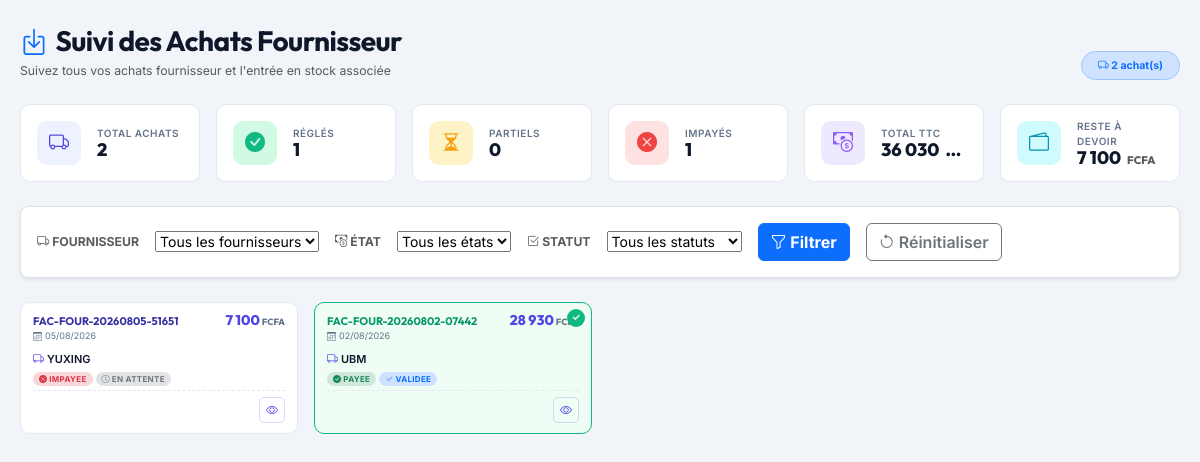
The page /views/commande/suivi_achat.php on the database its author committed.
### tables this page shows
CREATE TABLE IF NOT EXISTS `facture` (
  `numero_facture` varchar(100) NOT NULL,
  `titre_facture` varchar(300) NOT NULL,
  `type_facture` varchar(100) NOT NULL,
  `categorie_facture` enum('Facture','Bon','Devis','AvoirClient','AvoirFournisseur') NOT NULL DEFAULT 'Bon',
  `date_facture` date NOT NULL,
  `montant_ht` decimal(10,2) NOT NULL,
  `taxe` decimal(10,2) NOT NULL,
  `remise` decimal(10,2) NOT NULL,
  `montant_ttc` decimal(10,2) NOT NULL,
  `avance` decimal(10,2) NOT NULL,
  `reste` decimal(10,2) NOT NULL,
  `contact_id` varchar(100) NOT NULL,
  `utilisateur_id` varchar(100) NOT NULL,
  `etat_facture` enum('Impayee','Partielle','Payee cash','Payee') NOT NULL DEFAULT 'Impayee',
  `statut_facture` enum('En attente','Validee','Annule') NOT NULL DEFAULT 'En attente',
  `reference_id` varchar(100) DEFAULT NULL COMMENT 'Devis d''origine si ce Bon vient d''un devis transformé, ou Facture d''origine si c''est un Avoir',
  PRIMARY KEY (`numero_facture`)
);

CREATE TABLE IF NOT EXISTS `contact` (
  `code_contact` varchar(100) NOT NULL,
  `nom_prenom_contact` varchar(300) NOT NULL,
  `telephone_contact` varchar(100) NOT NULL,
  `email_contact` varchar(100) NOT NULL,
  `type_contact` varchar(100) NOT NULL,
  `statut_contact` varchar(100) NOT NULL,
  `solde_contact` decimal(10,2) DEFAULT '0.00',
  `solde_maximum` decimal(10,2) DEFAULT '0.00',
  `adresse_contact` varchar(100) DEFAULT NULL,
  `etat_contact` enum('Actif','Inactif') NOT NULL DEFAULT 'Actif',
  PRIMARY KEY (`code_contact`)
);

### views/commande/suivi_achat.php (the view, shortened to what this page needs)
<?php
require 'databases/database.php';
function getEtatBadge($etat) {
    $etatLower = strtolower($etat);
    if ($etatLower === 'payee' || $etatLower === 'payee cash') return ['success', 'check-circle-fill'];
    if ($etatLower === 'impayee') return ['danger', 'x-circle-fill'];
    return ['secondary', 'question-circle'];
}
function getStatutBadge($statut) {
    return strtolower($statut) === 'validee' ? 'primary' : 'secondary';
}
$totalAchats = $pdo->query("SELECT COUNT(*) FROM facture f INNER JOIN contact c ON f.contact_id = c.code_contact WHERE c.type_contact = 'Fournisseur'")->fetchColumn();
$payees = $pdo->query("SELECT COUNT(*) FROM facture f INNER JOIN contact c ON f.contact_id = c.code_contact WHERE c.type_contact = 'Fournisseur' AND f.etat_facture IN ('Payee', 'Payee cash')")->fetchColumn();
$partielles = $pdo->query("SELECT COUNT(*) FROM facture f INNER JOIN contact c ON f.contact_id = c.code_contact WHERE c.type_contact = 'Fournisseur' AND f.etat_facture = 'Partielle'")->fetchColumn();
$impayees = $pdo->query("SELECT COUNT(*) FROM facture f INNER JOIN contact c ON f.contact_id = c.code_contact WHERE c.type_contact = 'Fournisseur' AND f.etat_facture = 'Impayee'")->fetchColumn();
$totalMontant = $pdo->query("SELECT SUM(f.montant_ttc) FROM facture f INNER JOIN contact c ON f.contact_id = c.code_contact WHERE c.type_contact = 'Fournisseur'")->fetchColumn() ?? 0;
$totalReste = $pdo->query("SELECT SUM(f.reste) FROM facture f INNER JOIN contact c ON f.contact_id = c.code_contact WHERE c.type_contact = 'Fournisseur'")->fetchColumn() ?? 0;
?>
<!DOCTYPE html>
<html lang="fr">
<head>
    <link href="https://cdn.jsdelivr.net/npm/bootstrap@5.3.2/dist/css/bootstrap.min.css" rel="stylesheet">
    <link href="https://cdn.jsdelivr.net/npm/bootstrap-icons@1.11.3/font/bootstrap-icons.css" rel="stylesheet">
    <link rel="stylesheet" href="https://cdn.jsdelivr.net/npm/bootstrap-select@1.14.0-beta3/dist/css/bootstrap-select.min.css">
</head>
<body>
<div class="W">
    <div class="d-flex flex-wrap justify-content-between align-items-end mb-4 gap-2">
        <div>
            <h1 class="h3 fw-bold mb-1"><i class="bi bi-box-arrow-in-down text-primary me-2"></i>Suivi des Achats Fournisseur</h1>
            <p class="text-muted small mb-0">Suivez tous vos achats fournisseur et l'entrée en stock associée</p>
        </div>
        <span class="badge rounded-pill bg-primary-subtle text-primary border border-primary-subtle px-3 py-2">
            <i class="bi bi-truck"></i> <?= $totalAchats ?> achat(s)
        </span>
    </div>
    <div class="row g-3 mb-4">
        <?php
        $stats = [
            ['primary', 'truck', 'Total achats', $totalAchats, ''],
            ['success', 'check-circle-fill', 'Réglés', $payees, ''],
            ['warning', 'hourglass-split', 'Partiels', $partielles, ''],
            ['danger', 'x-circle-fill', 'Impayés', $impayees, ''],
            ['purple', 'cash-coin', 'Total TTC', number_format($totalMontant, 0, ',', ' '), ' FCFA'],
            ['info', 'wallet2', 'Reste à devoir', number_format($totalReste, 0, ',', ' '), ' FCFA'],
        ];
        $colorMap = [
            'primary' => ['var(--color-primary-soft)', 'var(--color-primary)'],
            'success' => ['var(--color-success-soft)', 'var(--color-success)'],
            'warning' => ['var(--color-warning-soft)', 'var(--color-warning)'],
            'danger' => ['var(--color-danger-soft)', 'var(--color-danger)'],
            'purple' => ['var(--color-purple-soft)', 'var(--color-purple)'],
            'info' => ['var(--color-info-soft)', 'var(--color-info)'],
        ];
        foreach ($stats as $s):
            $bg = $colorMap[$s[0]][0];
            $fg = $colorMap[$s[0]][1];
        ?>
        <div class="col-6 col-md-4 col-xl-2">
            <div class="stat-card d-flex align-items-center gap-3 h-100">
                <div class="stat-icon" style="background: <?= $bg ?>; color: <?= $fg ?>;">
                    <i class="bi bi-<?= $s[1] ?>"></i>
                </div>
                <div class="flex-grow-1 overflow-hidden">
                    <div class="stat-label"><?= $s[2] ?></div>
                    <div class="stat-value text-truncate"><?= $s[3] ?><?php if ($s[4]): ?><small class="text-muted ms-1" style="font-size:11px;"><?= $s[4] ?></small><?php endif; ?></div>
                </div>
            </div>
        </div>
        <?php endforeach; ?>
    </div>
    <div class="bg-white border rounded-3 p-3 mb-4 shadow-sm">
        <form id="searchForm" onsubmit="return false;">
            <div class="d-flex flex-wrap align-items-center gap-3">
                <label for="fournisseurFilter" class="text-uppercase small fw-bold text-muted mb-0"><i class="bi bi-truck"></i> Fournisseur</label>
                <select id="fournisseurFilter" class="selectpicker" data-live-search="true" data-live-search-placeholder="Rechercher un fournisseur...">
                    <option value="">Tous les fournisseurs</option>
                </select>
                <label for="etatFilter" class="text-uppercase small fw-bold text-muted mb-0"><i class="bi bi-cash-coin"></i> État</label>
                <select id="etatFilter" class="selectpicker">
                    <option value="">Tous les états</option>
                </select>
                <label for="statutFilter" class="text-uppercase small fw-bold text-muted mb-0"><i class="bi bi-check2-square"></i> Statut</label>
                <select id="statutFilter" class="selectpicker">
                    <option value="">Tous les statuts</option>
                </select>
                <button type="button" class="btn btn-primary fw-bold" id="filterBtn"><i class="bi bi-funnel"></i> Filtrer</button>
                <button type="button" class="btn btn-outline-secondary fw-semibold" id="resetBtn"><i class="bi bi-arrow-counterclockwise"></i> Réinitialiser</button>
            </div>
        </form>
    </div>
    <div class="row g-3" id="facturesGrid">
        <?php
        $sql = "SELECT f.*, c.nom_prenom_contact FROM facture f INNER JOIN contact c ON f.contact_id = c.code_contact WHERE c.type_contact = 'Fournisseur' ORDER BY f.date_facture DESC";
        $factures = $pdo->query($sql)->fetchAll(PDO::FETCH_ASSOC);
        if (empty($factures)):
        ?>
        <div class="col-12">
            <div class="bg-white border border-dashed rounded-3 p-5 text-center text-muted">
                <i class="bi bi-inbox d-block mb-2" style="font-size:56px;opacity:.2;"></i>
                <h5 class="text-dark">Aucun achat trouvé</h5>
                <p class="small mb-0">Les achats apparaîtront ici dès leur enregistrement.</p>
            </div>
        </div>
        <?php else: foreach($factures as $row):
            $etatBadge = getEtatBadge($row['etat_facture']);
            $isValidee = (strtolower($row['statut_facture']) === 'validee');
        ?>
        <div class="col-12 col-md-6 col-lg-4 col-xl-3 facture-item"
             data-client="<?= htmlspecialchars($row['contact_id'] ?? '') ?>"
             data-etat="<?= htmlspecialchars($row['etat_facture'] ?? '') ?>"
             data-statut="<?= htmlspecialchars($row['statut_facture'] ?? '') ?>"
             data-id="<?= htmlspecialchars($row['numero_facture']) ?>">
            <div class="facture-card <?= $isValidee ? 'validated' : '' ?>">
                <div class="fc-top">
                    <div>
                        <div class="fc-number"><?= htmlspecialchars($row['numero_facture']) ?></div>
                        <div class="fc-date"><i class="bi bi-calendar3"></i> <?= date('d/m/Y', strtotime($row['date_facture'])) ?></div>
                    </div>
                    <div class="fc-amount"><?= number_format($row['montant_ttc'], 0, ',', ' ') ?><small>FCFA</small></div>
                </div>
                <div class="fc-middle">
                    <div class="fc-client">
                        <i class="bi bi-truck"></i>
                        <span><?= htmlspecialchars($row['nom_prenom_contact'] ?? 'N/C') ?></span>
                    </div>
                    <div class="fc-badges">
                        <span class="badge-pill bg-<?= $etatBadge[0] ?>-subtle text-<?= $etatBadge[0] ?>">
                            <i class="bi bi-<?= $etatBadge[1] ?>" style="font-size:8px;"></i> <?= $row['etat_facture'] ?>
                        </span>
                        <span class="badge-pill bg-<?= getStatutBadge($row['statut_facture']) ?>-subtle text-<?= getStatutBadge($row['statut_facture']) ?>">
                            <i class="bi bi-<?= $isValidee ? 'check2' : 'clock' ?>" style="font-size:8px;"></i> <?= $row['statut_facture'] ?>
                        </span>
                    </div>
                </div>
                <div class="fc-bottom">
                    <button class="icon-btn view voir-facture" data-id="<?= $row['numero_facture'] ?>" data-tooltip="Voir détails" title="Voir détails"><i class="bi bi-eye"></i></button>
                </div>
            </div>
        </div>
        <?php endforeach; endif; ?>
    </div>
</div>
<div class="position-fixed top-0 end-0 p-3" style="z-index:2000;">
</div>
</body>
</html>

### rows shown on the page
facture: numero_facture "FAC-FOUR-20260805-51651", date_facture "05/08/2026", montant_ttc "7 100", contact.nom_prenom_contact "YUXING", etat_facture "IMPAYEE", statut_facture "EN ATTENTE"
facture: numero_facture "FAC-FOUR-20260802-07442", date_facture "02/08/2026", montant_ttc "28 930", contact.nom_prenom_contact "UBM", etat_facture "PAYEE", statut_facture "VALIDEE"

### other values the page prints
$totalAchats "2"
$s[2] "TOTAL ACHATS"
$s[3] "2"
$s[2] "RÉGLÉS"
$s[3] "1"
$s[2] "PARTIELS"
$s[3] "0"
$s[2] "IMPAYÉS"
$s[2] "TOTAL TTC"
$s[3] "36 030"
$s[2] "RESTE À DEVOIR"
$s[3] "7 100"
$s[4] "FCFA"
